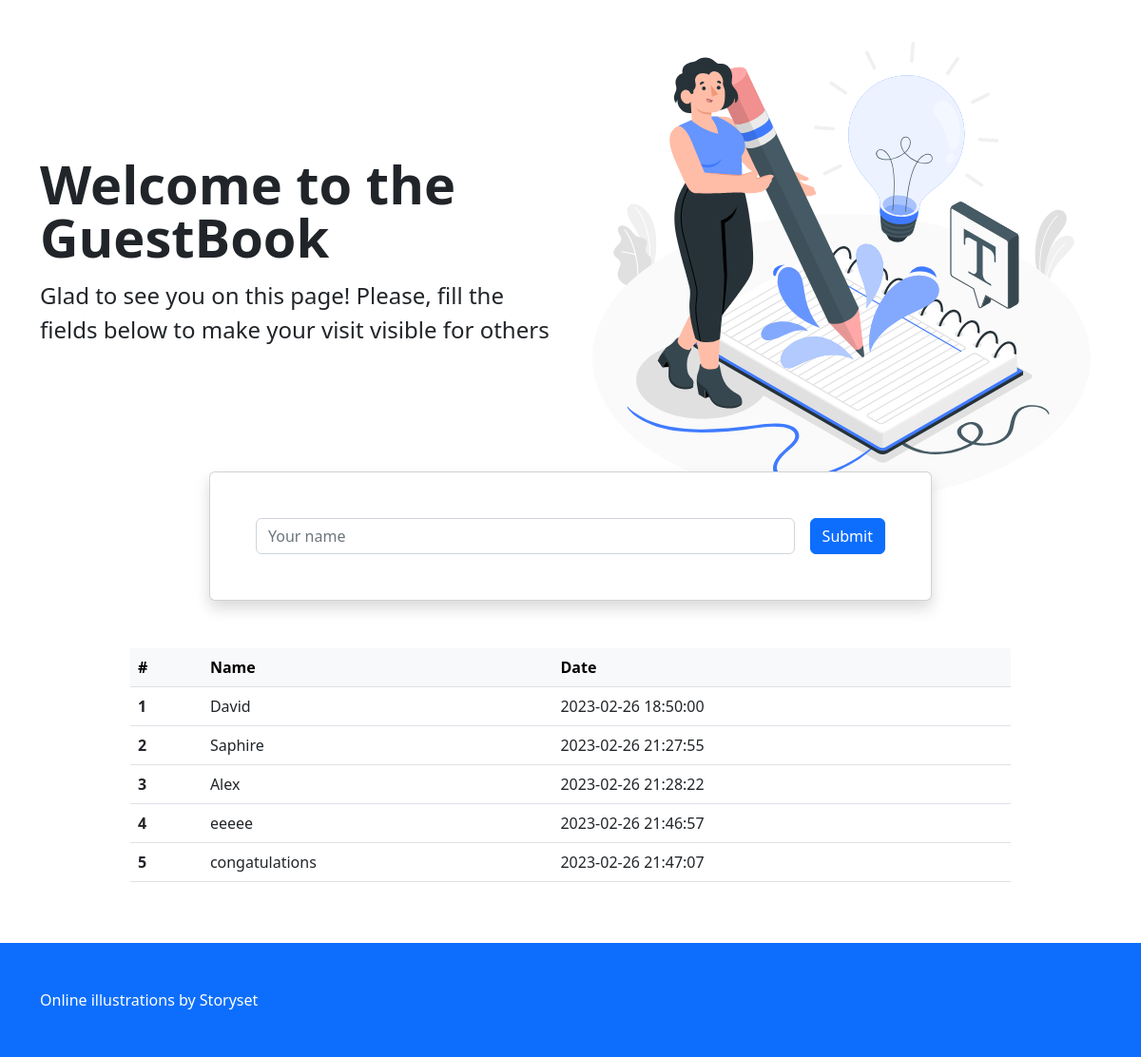
The page / on the database its author committed.
### tables this page shows
CREATE TABLE `guestbook` (
  `id` int(4) NOT NULL,
  `name` varchar(255) NOT NULL,
  `createdate` datetime NOT NULL DEFAULT CURRENT_TIMESTAMP
);

### index.php (the view, shortened to what this page needs)
<?php
require 'db.php';
?>
<!doctype html>
<html lang="en">
<head>
    <link rel="stylesheet" href="css/bootstrap.min.css">
</head>
    <body>
        <main class="container">
            <div class="row align-items-center">
                <div class="col-6">
                    <h1 class="display-4 fw-bold mb-3 lh-1">Welcome to the GuestBook</h1>
                    <p class="fs-4">Glad to see you on this page! Please, fill the fields below to make your visit visible for others</p>
                </div>
                <div class="col-6">
                    <img src="src/hero.svg" alt="Guest-book" class="img-fluid">
                </div>
            </div>
            <div class="row">
                <div class="col-8 mx-auto card p-5 position-relative shadow" style="top: -50px;">
                    <form method="POST" class="d-flex" action="guestbook.php">
                        <input class="form-control" type="text" name="name" placeholder="Your name">
                        <button class="btn btn-primary ms-3" type="submit">Submit</button>
                    </form>
                </div>
            </div>
            <div class="row">
                <div class="col-10 mx-auto">
                    <table class="table">
                        <thead class="table-light">
                        <tr>
                            <th scope="col">#</th>
                            <th scope="col">Name</th>
                            <th scope="col">Date</th>
                        </tr>
                        </thead>
                        <tbody>
                        <?php
                            $id = mysqli_query($db_connect, 'SELECT id FROM guestbook');
                            $name = mysqli_query($db_connect, 'SELECT name FROM guestbook');
                            $date = mysqli_query($db_connect, 'SELECT createdate FROM guestbook');
                            $id = mysqli_fetch_all($id);
                            $name = mysqli_fetch_all($name);
                            $date = mysqli_fetch_all($date);
                            for ($i = 0; $i < count($id); $i++) {
                                ?>
                                <tr>
                                    <th scope="row"><?php echo $id[$i][0]; ?></th>
                                    <td><?=$name[$i][0]; ?></td>
                                    <td><?=$date[$i][0]; ?></td>
                                </tr>
                                <?php
                            }
                        ?>
                        </tbody>
                    </table>
                </div>
            </div>
        </main>
        <footer class="container-fluid bg-primary py-5 mt-5">
            <div class="container">
                <div class="col-6">
                    <a class="text-white link-white text-decoration-none" href="https://storyset.com/online">Online illustrations by Storyset</a>
                </div>
            </div>
        </footer>
    </body>
</html>

### rows shown on the page
guestbook: id "1", name "David", createdate "2023-02-26 18:50:00"
guestbook: id "2", name "Saphire", createdate "2023-02-26 21:27:55"
guestbook: id "3", name "Alex", createdate "2023-02-26 21:28:22"
guestbook: id "4", name "eeeee", createdate "2023-02-26 21:46:57"
guestbook: id "5", name "congatulations", createdate "2023-02-26 21:47:07"
